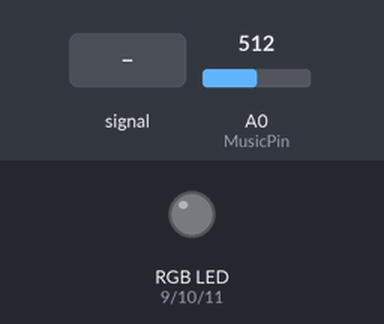
A sketch run on a simulated Arduino Leonardo, built with avr-gcc and run on an emulated ATmega32U4. Parts: an RGB LED mixed from three pins (HIGH = lit). The inputs (shaded band) are chosen by the test bench; at power-on: A0 (MusicPin) = 512.

Above: at 0.1 s.
At 1.7 s:
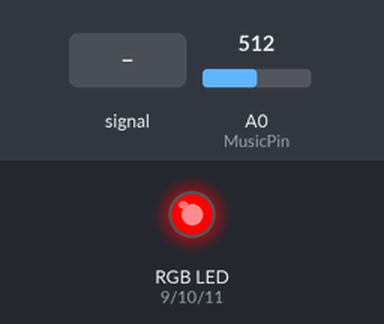
1.8 s: A0 (MusicPin) fed a 200 Hz sine of ±81 counts around its level
Timing chart, 0 to 3.2 s (numbered marks = the images above; inputs shaded):
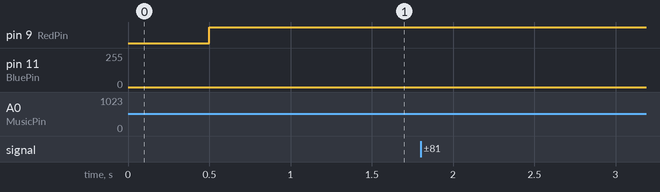

The sketch:

music_light_base.ino
```cpp
int MusicValue = 0;
int MusicPin = 0;

int RedPin = 9;
int GreenPin = 10;
int BluePin = 11;

void setup()
{
  analogWrite(RedPin, 0);
  analogWrite(GreenPin, 0);
  analogWrite(BluePin, 0);
  delay(500);

}
void loop()
{
  MusicValue = analogRead(MusicPin);
  MusicValue = map(MusicValue, 0, 255, 0, 255);
  analogWrite(RedPin, MusicValue);
  analogWrite(BluePin, MusicValue);


/*
  if (MusicValue == 0) {
    analogWrite(RedPin,0);
       analogWrite(BluePin,0);
       delay(25);
  }
  if (MusicValue >= 51)
    if (MusicValue <= 105) {{
      analogWrite(RedPin, MusicValue);
      analogWrite(BluePin, 0);
      delay(5);
    }}
  if (MusicValue <= 50)
    if (MusicValue >= 1) {{
      analogWrite(BluePin, MusicValue);
      analogWrite(RedPin, 0);
      delay(5);
     }}
  if (MusicValue >= 106) {
    analogWrite(RedPin, 255);
    analogWrite(BluePin, 255);
    delay(5);
  }*/
}
```
